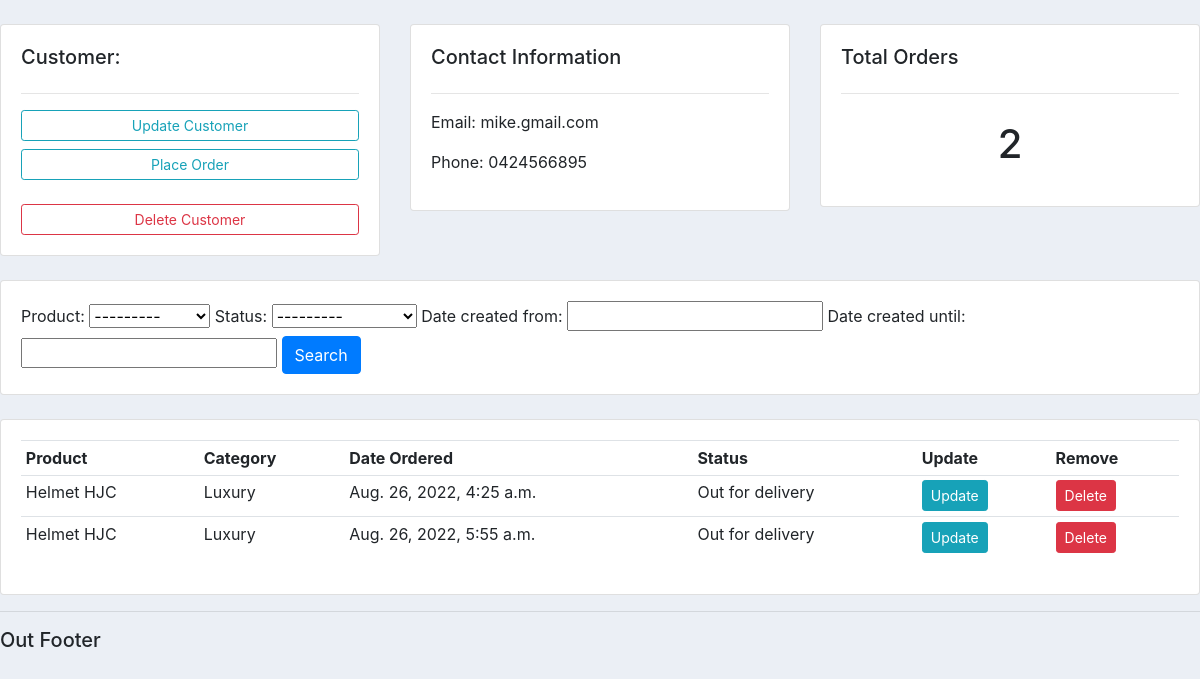
Before: /customer/2/ (signed in) with the older database file.
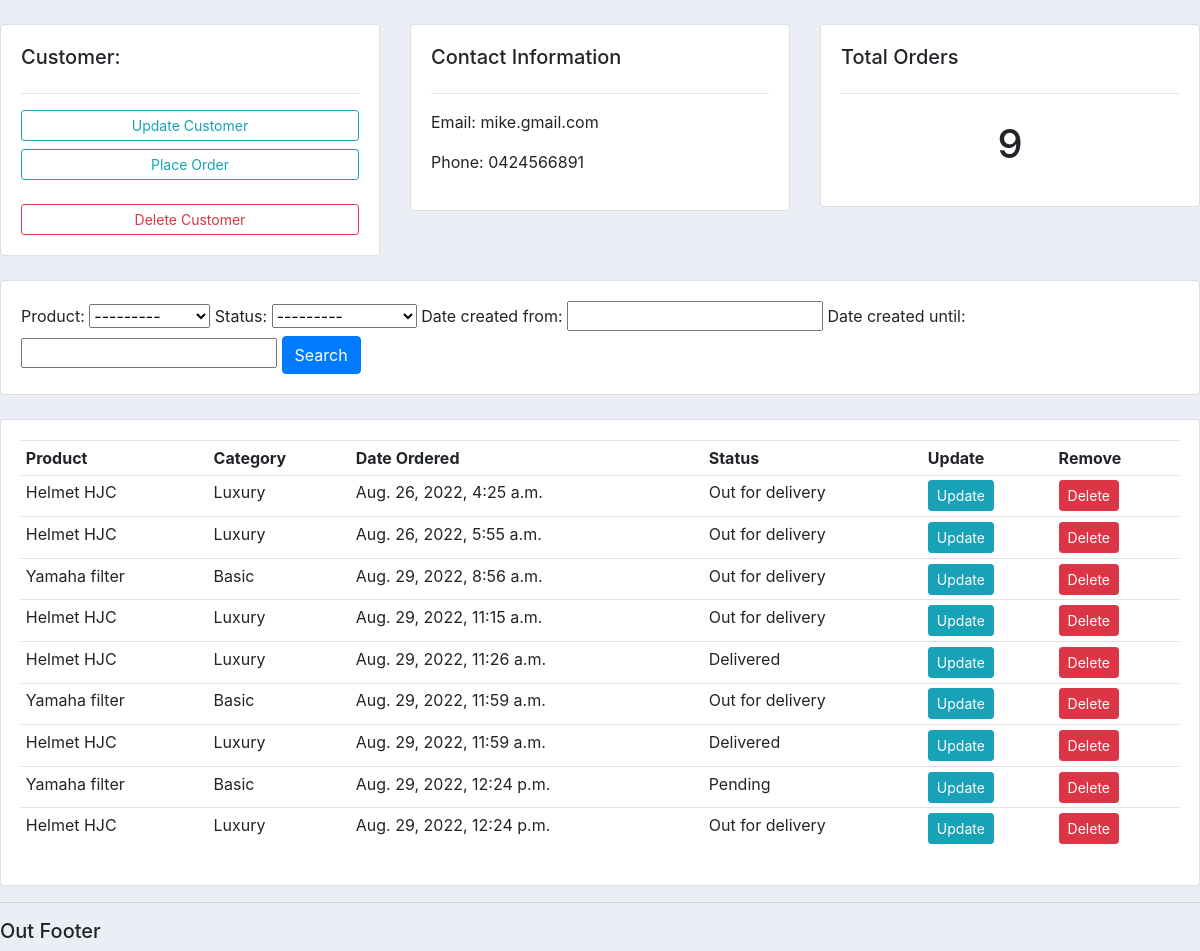
After: the same page with the newer database file.
### accounts/models.py (models this page shows, shortened)
class Customer (models.Model):
    user= models.OneToOneField(User,blank=True, null=True, on_delete=models.CASCADE)
    name = models.CharField(max_length=100, null=True)
    phone=models.CharField(max_length=100, null=True)
    email=models.CharField(max_length=100, null=True)
    date_created= models.DateTimeField(auto_now_add=True)
    profile_pic= models.ImageField(default='logos.png', null=True, blank=True)

class Order (models.Model):
    STATUS = (('Pending', 'Pending'),
              ('Out for delivery', 'Out_for_delivery'),
              ('Delivered', 'Delivered'))
    customer = models.ForeignKey(Customer, null=True, on_delete=models.SET_NULL)
    product = models.ForeignKey(Product,  null=True, on_delete=models.SET_NULL)
    date_created = models.DateTimeField(auto_now_add=True, null=True)
    status = models.CharField(max_length=200, null=True, choices=STATUS)

class Product (models.Model):
    CATEGORY = (('Luxury', 'Luxury'),
                ('Basic', 'Basic'),
              )
    name = models.CharField(max_length=200, null=True)
    price = models.FloatField(null=True)
    category = models.CharField(max_length=200, null=True,choices=CATEGORY)
    description = models.CharField(max_length=200, null=True, blank=True)
    date_created= models.DateTimeField(auto_now_add=True, null=True)
    tags= models.ManyToManyField(Tag)
    def __str__(self):
        return self.name

### accounts/views.py (the view)
# urls.py: path('customer/<str:pk>/', views.customer, name='customer'),
@login_required(login_url='login')
def customer(request, pk):
    customer = Customer.objects.get(id=pk)
    orders = customer.order_set.all()
    total_order = orders.count()
    orders_reversed = orders[::-1]
    mfilter = OrderFilter(request.GET, queryset=orders)
    orders = mfilter.qs
    delivered = orders.filter(status='Delivered').count()
    pending = orders.filter(status='Pending').count()
    ofdelivery = orders.filter(status='Out for delivery').count()
    context = {'customer': customer, 'orders': orders,'ofdelivery':ofdelivery,'pending':pending,'delivered':delivered,
               'total_order': total_order, 'mfilter': mfilter,'orders_reversed': orders_reversed}
    return render(request, 'accounts/customer.html', {'context': context})

### accounts/templates/accounts/customer.html
{%  extends 'accounts/main.html' %}
{% block content %}
	<br>
<div class="row">
	<div class="col-md">
		<div class="card card-body">
			<h5>Customer:</h5>
			<hr>
			<a class="btn btn-outline-info  btn-sm btn-block" href="{% url 'update_customer' context.customer.id%}">Update Customer</a>
			<a class="btn btn-outline-info  btn-sm btn-block" href="{% url 'create_order' context.customer.id%}">Place Order</a><br>
			<a class="btn btn-outline-danger  btn-sm btn-block" href="{% url 'delete_customer' context.customer.id%}">Delete Customer</a>
		</div>
	</div>
	<div class="col-md">
		<div class="card card-body">
			<h5>Contact Information</h5>
			<hr>
			<p>Email: {{context.customer.email}}</p>
			<p>Phone: {{context.customer.phone}}</p>
		</div>
	</div>
	<div class="col-md">
		<div class="card card-body">
			<h5>Total Orders</h5>
			<hr>
			<h1 style="text-align: center;padding: 10px">{{context.total_order}}</h1>
		</div>
	</div>
</div>
<br>
<div class="row">
	<div class="col">
		<div class="card card-body">
			<form method="get">
			{{context.mfilter.form}}
		    <button class="btn btn-primary" type="submit">Search</button>
		  </form>
		</div>
	</div>
</div>
<br>
<div class="row">
	<div class="col-md">
		<div class="card card-body">
			<table class="table table-sm">
				<tr>
					<th>Product</th>
					<th>Category</th>
					<th>Date Ordered</th>
					<th>Status</th>
					<th>Update</th>
					<th>Remove</th>
				</tr>
				{% for order in context.orders %}
				<tr>
					<td>{{order.product}}</td>
					<td>{{order.product.category}}</td>
					<td>{{order.date_created}}</td>
					<td>{{order.status}}</td>
					<td><a class="btn btn-sm btn-info" href="{% url 'update_order' order.id %}">Update</a></td>
					<td><a class="btn btn-sm btn-danger" href="{% url 'delete_order' order.id %}">Delete</a></td>
				</tr>
				{% endfor %}
			</table>
		</div>
	</div>
</div>
{% endblock %}

### accounts/templates/accounts/main.html (shortened to what this page needs)
<!DOCTYPE html>
{% load static %}
<html lang="en">
<head>
    <link rel="stylesheet" href="https://cdn.jsdelivr.net/npm/bootstrap@4.3.1/dist/css/bootstrap.min.css">
    <link rel="stylesheet", type="text/css" href=" {% static '/css/main.css' %}">
</head>
<body>
        {% block content %}
        {% endblock %}
        <hr>
        <h5>Out Footer</h5>
</body>
</html>

### static/css/main.css (style rules this page uses)
body { background-color: #ebeff5; }

Changed rows visible on the page:
changed Customer "mike.gmail.com": customer.phone "0424566895" → "0424566891"
added Order: product "Yamaha filter", product.category "Basic", date_created "Aug. 29, 2022, 8:56 a.m.", status "Out for delivery"
added Order: product "Helmet HJC", product.category "Luxury", date_created "Aug. 29, 2022, 11:15 a.m.", status "Out for delivery"
added Order: product "Helmet HJC", product.category "Luxury", date_created "Aug. 29, 2022, 11:26 a.m.", status "Delivered"
added Order: product "Yamaha filter", product.category "Basic", date_created "Aug. 29, 2022, 11:59 a.m.", status "Out for delivery"
added Order: product "Helmet HJC", product.category "Luxury", date_created "Aug. 29, 2022, 11:59 a.m.", status "Delivered"
added Order: product "Yamaha filter", product.category "Basic", date_created "Aug. 29, 2022, 12:24 p.m.", status "Pending"
added Order: product "Helmet HJC", product.category "Luxury", date_created "Aug. 29, 2022, 12:24 p.m.", status "Out for delivery"
Other visible differences:
{{ context.total_order }}: "2" → "9"
